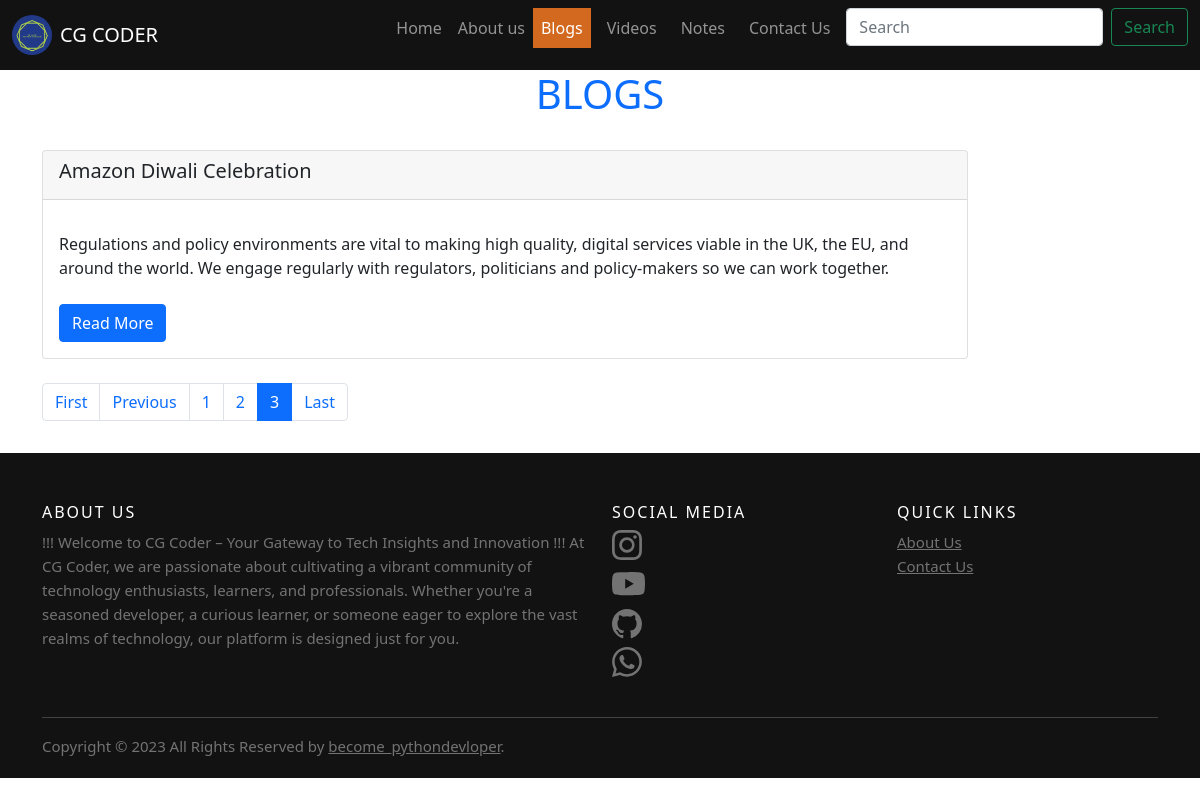
The app's page /blog/?page=3, older data.
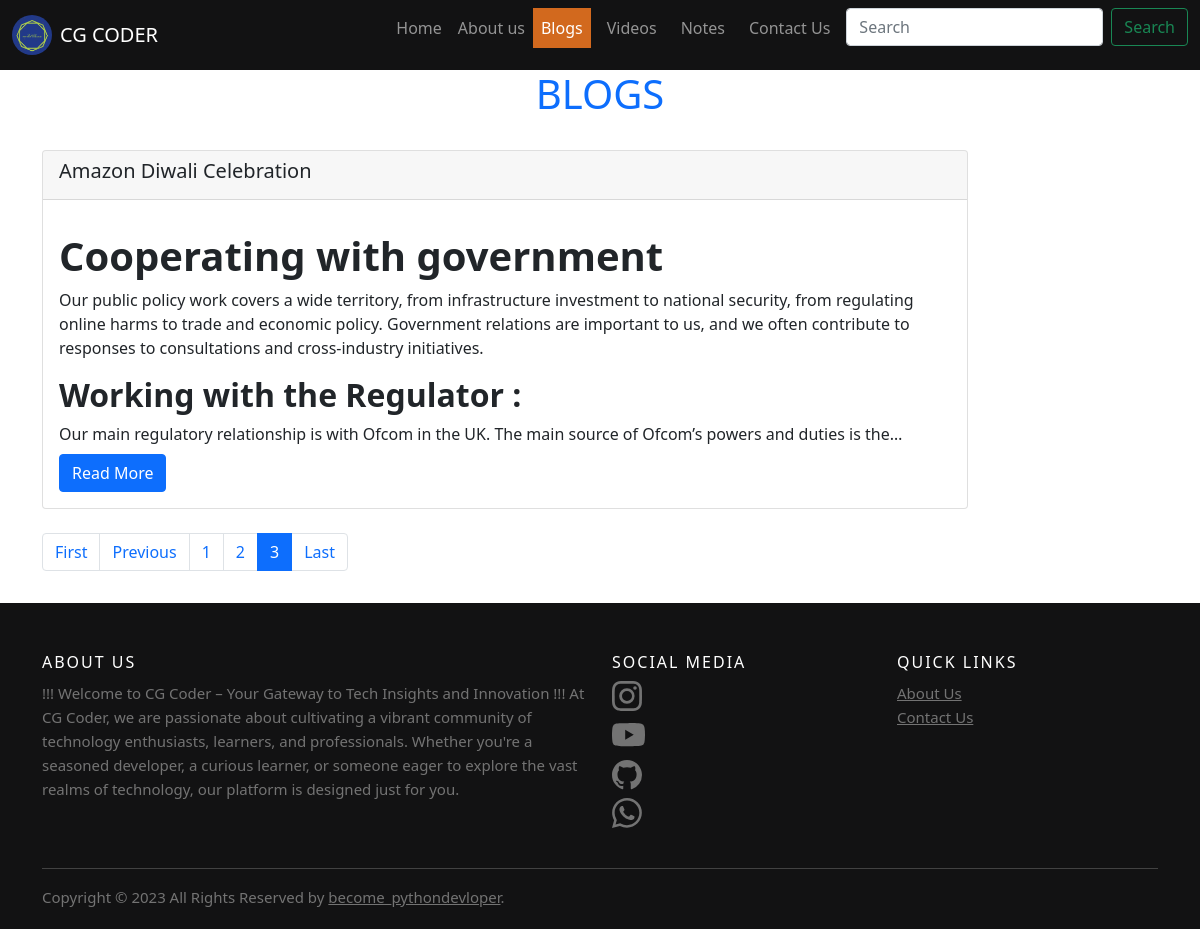
The same page, newer data.
### services/models.py (models this page shows)
class Service(models.Model):
    service_icon = models.FileField(upload_to='images/',max_length=300,null=False,default=None)
    service_title = models.CharField(max_length=200)
    service_slug = AutoSlugField(populate_from='service_title',unique=True,null=True,default=None)
    service_desc = models.TextField()
    service_detailed_desc = models.TextField(null=True, default='')

### website1/views.py (the view)
# urls.py: path('blog/',views.blogs, name='blog'),
def blogs(request):
    service_data = Service.objects.all()
    if request.method == 'GET':
        search_term = request.GET.get("search_keyword")
        if search_term != None :
            service_data = Service.objects.filter(service_desc__icontains=search_term)
    paginator = Paginator(service_data, 5)
    page_number = request.GET.get('page')
    page_obj = paginator.get_page(page_number)
    total_pages = page_obj.paginator.num_pages
    data = {
        'service_data' : page_obj,
        'total_pages' : total_pages,
        'service_page_list' : [i+1 for i in range(total_pages)]
    }
    return render(request, 'blogs.html', data)

### templates/blogs.html (shortened to what this page needs)
{% extends 'base.html' %}
{% block content %}
{% load static %}
<h1 class="text-center text-primary"> BLOGS </h1>
<div class="container">
    <div class="row mt-3 pb-3">
        {% for item in service_data %}
        <div class="col-lg-10 col-md-10 mt-3">
            <div class="card">
                <div class="card-header">
                    <h5 class="card-title">{{ item.service_title|safe }}</h5>
                </div>
                <div class="card-body">
                    <div class="truncate-text" id="truncate-text">
                        <p class="card-text">
                        {{ item.service_detailed_desc|safe }}
                        </p>
                    </div>
                    <a href="/blog/{{ item.service_slug }}" class="btn btn-primary mt-2">Read More</a>
                </div>
            </div>
        </div>
        {% empty %}
        Searched Data Not Found.....
        {% endfor %}
        <div class="container mt-4">
            <nav class="text-center" aria-label="Page navigation example">
                <ul class="pagination">
                {% if service_data.has_previous %}
                  <li class="page-item"><a class="page-link" href="/blog/?page=1">First</a></li>
                  <li class="page-item"><a class="page-link" href="/blog/?page={{ service_data.previous_page_number }}">Previous</a></li>
                {% endif %}
                {% for i in service_page_list%}
                  <li class="page-item {% if service_data.number == i %}active{% endif %}"><a class="page-link" href="/blog/?page={{i}}">{{i}}</a></li>
                {% endfor %}
                <li class="page-item"><a class="page-link" href="/blog/?page={{total_pages}}">Last</a></li>
                </ul>
              </nav>
        </div>
    </div>
</div>
{% endblock %}

Row changes from the older to the newer data that the page shows:
changed Service "Amazon Diwali Celebration": service_detailed_desc "Regulations and policy environments are vital to making high quality, digital services viable in the UK, the EU, and around the world. We engage regularly with regulators, politicians and policy-makers so we can work together." → "Cooperating with government Our public policy work covers a wide territory, from infrastructure investment to national security, from regulating online harms to trade and economic policy. Government relations are important to us, and we often contribute to responses to consultations and cross-industry initiatives. Working with the Regulator : Our main regulatory relationship is with Ofcom in the UK. The main source of Ofcom’s powers and duties is…"
